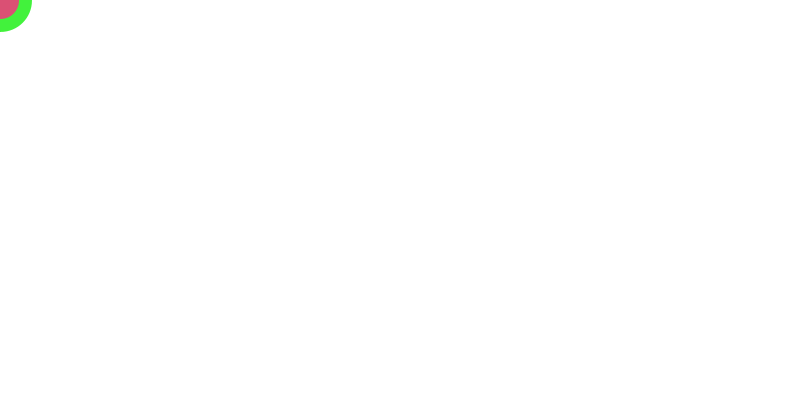
Frame 1 (no input)
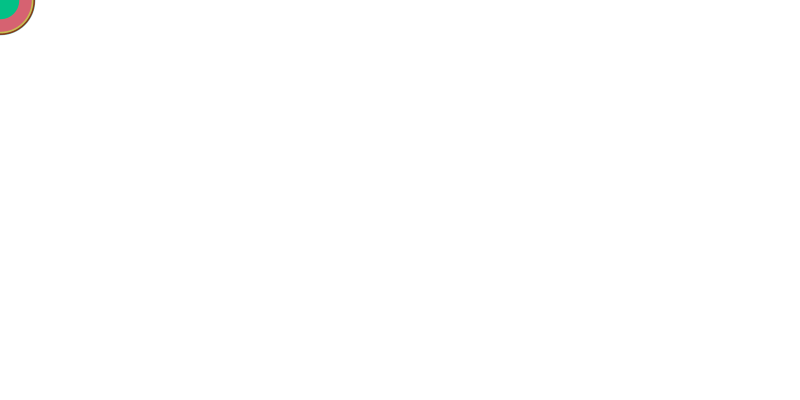
Frame 60 (the mouse pressed at the canvas centre just before this capture)
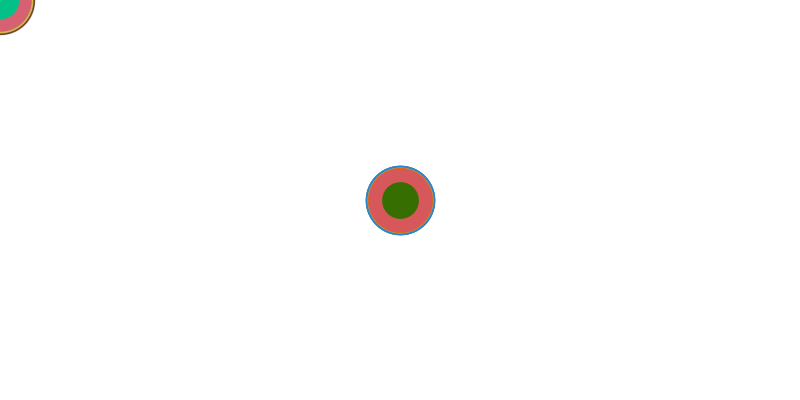
Frame 120 (the mouse held since frame 60 and released just before this capture)

The Processing sketch that drew these frames (run headless with seeded random() and noise(); from frame 60 on, the mouse is pressed at the canvas centre):

// Processing sketch: processing_36922
// ── processing_36922.pde

//interactive sketch

void setup(){
  background(255,255,255);
  size(800,400);
  smooth();
}



void draw(){
  strokeWeight(random(20));
  stroke(random(255),random(255),random(255));
  fill(random(255),random(255),random(255));
  ellipse(mouseX,mouseY,50,50);
}
